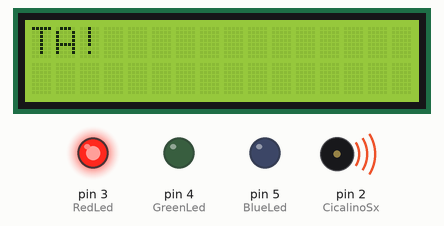
Recording of a sketch running on a simulated Arduino Uno, built with avr-gcc and run on an emulated ATmega328P. On the bench: 16×2 character LCD, output pins drawn as LEDs (lit = HIGH), buzzer (waves = sounding).

Above: at 5.01 s.
At 15.93 s:
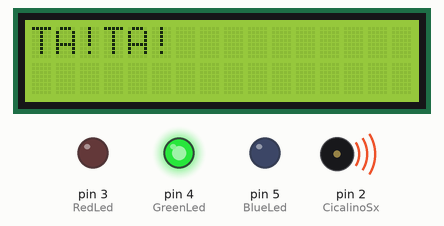
At 19.71 s:
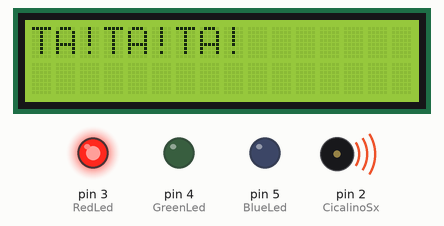
At 25.58 s:
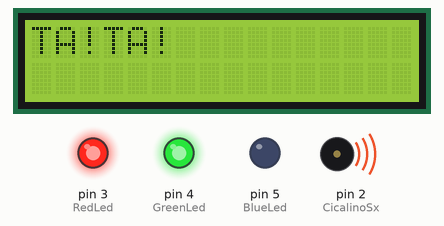
At 33.65 s:
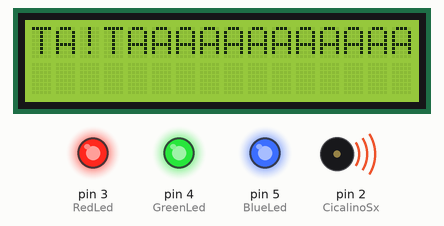
At 38.5 s:
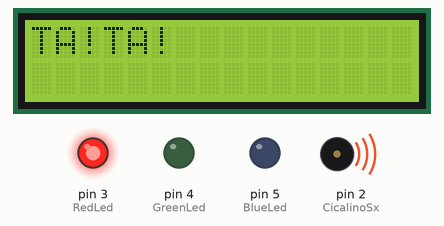
Timing chart, 0 to 40.0 s (numbered marks = the images above):
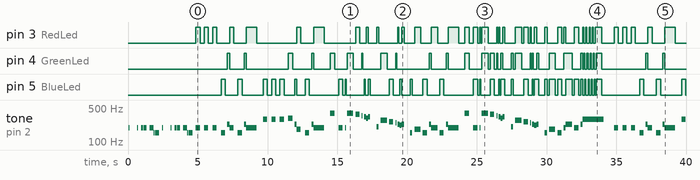

The sketch:

Buzzing-Imperial-March.ino
```cpp
#include <LiquidCrystal.h>
LiquidCrystal lcd(7, 8, 9, 10, 11 , 12);

float C3 = 130.81,
      Cd3 = 138.59,
      D3 = 146.83,
      Dd3 = 155.56,
      E3 = 164.81,
      F3 = 174.61,
      Fd3 = 185.00,
      G3 = 196.00,
      Gd3 = 207.65,
      a3 = 220,
      Ad3 = 233.08,
      B3 = 246.94,
      C4 = 261.63,
      Cd4 = 277.18,
      D4 = 293.66,
      Dd4 = 311.13,
      E4 = 329.63,
      F4 = 349.23,
      Fd4 = 369.99,
      G4 = 392.00,
      Gd4 = 415.30,
      a4 = 440.00,
      Ad4 = 466.16,
      B4 = 493.88,
      C5 = 523.25,
      Cd5 = 554.37,
      Dd5 = 622.25,
      E5 = 659.26,
      F5 = 698.46,
      Fd5 = 739.99,
      G5 = 783.99;

int CicalinoSx = 2, RedLed = 3, GreenLed = 4, BlueLed = 5, timer = 1;
float qmm = 37.5, qm = 75, q1 = 150, q2 = 300, q3 = 450, q4 = 600, q5 = 750, q6 = 900, q7 = 1050, q8 = 1200, q10 = 1500, q12 = 1800;

void setup() {
  lcd.begin(16, 2);

  pinMode(CicalinoSx, OUTPUT); //CicalinoSx

  pinMode(RedLed, OUTPUT); //RedLed
  pinMode(GreenLed, OUTPUT); //GreenLed
  pinMode(BlueLed, OUTPUT); //BlueLed
}


void loop() {
  if(timer == 1) {
    for(int i=0; i<2; i++) {
      tone(CicalinoSx, G3, qmm);
      delay(q4);

      tone(CicalinoSx, G3, qmm);
      delay(q2);

      tone(CicalinoSx, G3, qmm);
      delay(qm);
      tone(CicalinoSx, G3, qmm);
      delay(qm);
      tone(CicalinoSx, G3, qmm);
      delay(qm);
      tone(CicalinoSx, G3, qmm);
      delay(qm);

      tone(CicalinoSx, G3, qmm);
      delay(q2);

      tone(CicalinoSx, G3, qmm);
      delay(qm);
      tone(CicalinoSx, G3, qmm);
      delay(qm);
      tone(CicalinoSx, G3, qmm);
      delay(qm);
      tone(CicalinoSx, G3, qmm);
      delay(qm);

      tone(CicalinoSx, Dd3, qmm);
      delay(qm);
      tone(CicalinoSx, Dd3, qmm);
      delay(qm);
      tone(CicalinoSx, Dd3, qmm);
      delay(qm);
      tone(CicalinoSx, Dd3, qmm);
      delay(qm);
      tone(CicalinoSx, Dd3, qmm);
      delay(q2);
      }
      timer++;
  }

  lcd.setCursor(0, 0);

  tone(CicalinoSx, G3, q2);
  digitalWrite(RedLed, HIGH);   lcd.print("TA!");
  delay(q2);
  digitalWrite(RedLed, LOW);   lcd.clear();
  lcd.clear();
  delay(q2);

  tone(CicalinoSx, G3, q2);
  digitalWrite(RedLed, HIGH);   lcd.print("TA!");
  delay(q2);
  digitalWrite(RedLed, LOW);   lcd.clear();
  lcd.clear();
  delay(q2);

  tone(CicalinoSx, G3, q2);
  digitalWrite(RedLed, HIGH);   lcd.print("TA!");
  delay(q2);
  digitalWrite(RedLed, LOW);   lcd.clear();
  delay(q2);

  tone(CicalinoSx, Dd3, q2);
  digitalWrite(BlueLed, HIGH);   lcd.print("TA!");
  delay(q2);
  digitalWrite(BlueLed, LOW);   lcd.clear();
  delay(q1);

  tone(CicalinoSx, Ad3, q1);
  digitalWrite(GreenLed, HIGH);   lcd.print("TA!");
  delay(q1);
  digitalWrite(GreenLed, LOW);

  tone(CicalinoSx, G3, q2);
  digitalWrite(RedLed, HIGH);   lcd.print("TA!");
  delay(q2);
  digitalWrite(RedLed, LOW);   lcd.clear();
  delay(q2);

  tone(CicalinoSx, Dd3, q2);
  digitalWrite(BlueLed, HIGH);   lcd.print("TA!");
  delay(q2);
  digitalWrite(BlueLed, LOW);   lcd.clear();
  delay(q1);

  tone(CicalinoSx, Ad3, q1);
  digitalWrite(GreenLed, HIGH);   lcd.print("TA!");
  delay(q1);
  digitalWrite(GreenLed, LOW);

  tone(CicalinoSx, G3, q5);
  digitalWrite(RedLed, HIGH);   lcd.print("TA!");
  delay(q5);
  digitalWrite(RedLed, LOW);   lcd.clear();
  delay(q3);

  tone(CicalinoSx, D4, q2);
  digitalWrite(BlueLed, HIGH);   lcd.print("TA!");
  delay(q2);
  digitalWrite(BlueLed, LOW);   lcd.clear();
  delay(q2);

  tone(CicalinoSx, D4, q2);
  digitalWrite(BlueLed, HIGH);   lcd.print("TA!");
  delay(q2);
  digitalWrite(BlueLed, LOW);   lcd.clear();
  delay(q2);

  tone(CicalinoSx, D4, q2);
  digitalWrite(BlueLed, HIGH);   lcd.print("TA!");
  delay(q2);
  digitalWrite(BlueLed, LOW);   lcd.clear();
  delay(q2);

  tone(CicalinoSx, Dd4, q2);
  digitalWrite(GreenLed, HIGH);   lcd.print("TA!");
  delay(q2);
  digitalWrite(GreenLed, LOW);   lcd.clear();
  delay(q1);

  tone(CicalinoSx, Ad3, q1);
  digitalWrite(BlueLed, HIGH);   lcd.print("TA!");
  delay(q1);
  digitalWrite(BlueLed, LOW);

  tone(CicalinoSx, Fd3, q2);
  digitalWrite(RedLed, HIGH);   lcd.print("TA!");
  delay(q2);
  digitalWrite(RedLed, LOW);   lcd.clear();
  delay(q2);

  tone(CicalinoSx, Dd3, q2);
  digitalWrite(BlueLed, HIGH);   lcd.print("TA!");
  delay(q2);
  digitalWrite(BlueLed, LOW);   lcd.clear();
  delay(q1);

  tone(CicalinoSx, Ad3, q1);
  digitalWrite(GreenLed, HIGH);   lcd.print("TA!");
  delay(q1);
  digitalWrite(GreenLed, LOW);

  tone(CicalinoSx, G3, q5);
  digitalWrite(RedLed, HIGH);   lcd.print("TA!");
  delay(q5);
  digitalWrite(RedLed, LOW);   lcd.clear();
  delay(q3);

  tone(CicalinoSx, G4, q2);
  digitalWrite(GreenLed, HIGH);   lcd.print("TA!");
  delay(q2);
  digitalWrite(GreenLed, LOW);   lcd.clear();
  delay(q2);

  tone(CicalinoSx, G3, q2);
  digitalWrite(BlueLed, HIGH);   lcd.print("TA!");
  delay(q2);
  digitalWrite(BlueLed, LOW);   lcd.clear();
  delay(q1);

  tone(CicalinoSx, G3, qm);
  digitalWrite(BlueLed, HIGH);   lcd.print("TA!");
  delay(qm);
  digitalWrite(BlueLed, LOW);
  delay(qm);

  tone(CicalinoSx, G4, q3);
  digitalWrite(GreenLed, HIGH);   lcd.print("TA!");
  delay(q3);
  digitalWrite(GreenLed, LOW);   lcd.clear();
  delay(q1);

  tone(CicalinoSx, Fd4, q2);
  digitalWrite(RedLed, HIGH);   lcd.print("TA!");
  delay(q2);
  digitalWrite(RedLed, LOW);   lcd.clear();
  delay(q1);

  tone(CicalinoSx, F4, qm);
  digitalWrite(GreenLed, HIGH);   lcd.print("TA!");
  delay(qm);
  digitalWrite(GreenLed, LOW);   lcd.clear();
  delay(qm);

  tone(CicalinoSx, E4, q1);
  digitalWrite(BlueLed, HIGH);   lcd.print("TA!");
  delay(qm);
  digitalWrite(BlueLed, LOW);
  delay(qm);

  tone(CicalinoSx, Dd4, q1);
  digitalWrite(RedLed, HIGH);   lcd.print("TA!");
  delay(q1);
  digitalWrite(RedLed, LOW);

  tone(CicalinoSx, E4, q1);
  digitalWrite(BlueLed, HIGH);   lcd.print("TA!");
  delay(q1);
  digitalWrite(BlueLed, LOW);   lcd.clear();
  delay(q3);

  tone(CicalinoSx, Gd3, q1);
  digitalWrite(RedLed, HIGH);   lcd.print("TA!");
  delay(q1);
  digitalWrite(RedLed, LOW);   lcd.clear();
  delay(q1);

  tone(CicalinoSx, Cd4, q3);
  digitalWrite(GreenLed, HIGH);   lcd.print("TA!");
  delay(q3);
  digitalWrite(GreenLed, LOW);   lcd.clear();
  delay(q1);

  tone(CicalinoSx, C4, q2);
  digitalWrite(BlueLed, HIGH);   lcd.print("TA!");
  delay(q2);
  digitalWrite(BlueLed, LOW);   lcd.clear();
  delay(q1);

  tone(CicalinoSx, B3, qm);
  digitalWrite(GreenLed, HIGH);   lcd.print("TA!");
  delay(qm);
  digitalWrite(GreenLed, LOW);   lcd.clear();
  delay(qm);

  tone(CicalinoSx, Ad3, q1);
  digitalWrite(RedLed, HIGH);   lcd.print("TA!");
  delay(qm);
  digitalWrite(RedLed, LOW);
  delay(qm);

  tone(CicalinoSx, a3, q1);
  digitalWrite(BlueLed, HIGH);   lcd.print("TA!");
  delay(q1);
  digitalWrite(BlueLed, LOW);

  tone(CicalinoSx, Ad3, q1);
  digitalWrite(RedLed, HIGH);   lcd.print("TA!");
  delay(q1);
  digitalWrite(RedLed, LOW);   lcd.clear();
  delay(q3);

  tone(CicalinoSx, Dd3, q1);
  digitalWrite(BlueLed, HIGH);   lcd.print("TA!");
  delay(q1);
  digitalWrite(BlueLed, LOW);   lcd.clear();
  delay(q1);

  tone(CicalinoSx, Fd3, q3);
  digitalWrite(RedLed, HIGH);   lcd.print("TA!");
  delay(q3);
  digitalWrite(RedLed, LOW);   lcd.clear();
  delay(q1);

  tone(CicalinoSx, Dd3, q2);
  digitalWrite(BlueLed, HIGH);   lcd.print("TA!");
  delay(q2);
  digitalWrite(BlueLed, LOW);   lcd.clear();
  delay(q1);

  tone(CicalinoSx, Ad3, q1);
  digitalWrite(GreenLed, HIGH);   lcd.print("TA!");
  delay(q1);
  digitalWrite(GreenLed, LOW);

  tone(CicalinoSx, G3, q3);
  digitalWrite(RedLed, HIGH);   lcd.print("TA!");
  delay(q3);
  digitalWrite(RedLed, LOW);   lcd.clear();
  delay(q1);

  tone(CicalinoSx, Dd3, q2);
  digitalWrite(BlueLed, HIGH);   lcd.print("TA!");
  delay(q2);
  digitalWrite(BlueLed, LOW);   lcd.clear();
  delay(q1);

  tone(CicalinoSx, Ad3, q1);
  digitalWrite(GreenLed, HIGH);   lcd.print("TA!");
  delay(q1);
  digitalWrite(GreenLed, LOW);

  tone(CicalinoSx, G3, q5);
  digitalWrite(RedLed, HIGH);   lcd.print("TA!");
  delay(q5);
  digitalWrite(RedLed, LOW);   lcd.clear();
  delay(q3);


/////////////////////////////////////////////


  tone(CicalinoSx, G4, q2);
  digitalWrite(GreenLed, HIGH);   lcd.print("TA!");
  digitalWrite(RedLed, HIGH);
  delay(q2);
  digitalWrite(GreenLed, LOW);   lcd.clear();
  digitalWrite(RedLed, LOW);
  delay(q2);

  tone(CicalinoSx, G3, q2);
  digitalWrite(BlueLed, HIGH);   lcd.print("TA!");
  digitalWrite(RedLed, HIGH);
  delay(q2);
  digitalWrite(BlueLed, LOW);   lcd.clear();
  digitalWrite(RedLed, LOW);
  delay(q1);


  tone(CicalinoSx, G3, qm);
  digitalWrite(BlueLed, HIGH);   lcd.print("TA!");
  digitalWrite(RedLed, HIGH);
  delay(qm);
  digitalWrite(BlueLed, LOW);
  digitalWrite(RedLed, LOW);
  delay(qm);


  tone(CicalinoSx, G4, q3);
  digitalWrite(GreenLed, HIGH);   lcd.print("TA!");
  digitalWrite(RedLed, HIGH);
  delay(q3);
  digitalWrite(GreenLed, LOW);   lcd.clear();
  digitalWrite(RedLed, LOW);
  delay(q1);


  tone(CicalinoSx, Fd4, q2);
  digitalWrite(BlueLed, HIGH);   lcd.print("TA!");
  digitalWrite(GreenLed, HIGH);
  delay(q2);
  digitalWrite(BlueLed, LOW);   lcd.clear();
  digitalWrite(GreenLed, LOW);
  delay(q1);


  tone(CicalinoSx, F4, qm);
  digitalWrite(GreenLed, HIGH);   lcd.print("TA!");
  digitalWrite(RedLed, HIGH);
  delay(qm);
  digitalWrite(GreenLed, LOW);   lcd.clear();
  digitalWrite(RedLed, LOW);
  delay(qm);


  tone(CicalinoSx, E4, q1);
  digitalWrite(BlueLed, HIGH);   lcd.print("TA!");
  digitalWrite(RedLed, HIGH);
  delay(qm);
  digitalWrite(BlueLed, LOW);
  digitalWrite(RedLed, LOW);
  delay(qm);


  tone(CicalinoSx, Dd4, q1);
  digitalWrite(BlueLed, HIGH);   lcd.print("TA!");
  digitalWrite(GreenLed, HIGH);
  delay(q1);
  digitalWrite(BlueLed, LOW);
  digitalWrite(GreenLed, LOW);


  tone(CicalinoSx, E4, q1);
  digitalWrite(BlueLed, HIGH);   lcd.print("TA!");
  digitalWrite(RedLed, HIGH);
  delay(q1);
  digitalWrite(BlueLed, LOW);   lcd.clear();
  digitalWrite(RedLed, LOW);
  delay(q3);


  tone(CicalinoSx, Gd3, q1);
  digitalWrite(BlueLed, HIGH);   lcd.print("TA!");
  digitalWrite(GreenLed, HIGH);
  delay(q1);
  digitalWrite(BlueLed, LOW);   lcd.clear();
  digitalWrite(GreenLed, LOW);
  delay(q1);


  tone(CicalinoSx, Cd4, q3);
  digitalWrite(GreenLed, HIGH);   lcd.print("TA!");
  digitalWrite(RedLed, HIGH);
  delay(q3);
  digitalWrite(GreenLed, LOW);   lcd.clear();
  digitalWrite(RedLed, LOW);
  delay(q1);


  tone(CicalinoSx, C4, q2);
  digitalWrite(BlueLed, HIGH);   lcd.print("TA!");
  digitalWrite(RedLed, HIGH);
  delay(q2);
  digitalWrite(BlueLed, LOW);   lcd.clear();
  digitalWrite(RedLed, LOW);
  delay(q1);


  tone(CicalinoSx, B3, qm);
  digitalWrite(GreenLed, HIGH);   lcd.print("TA!");
  digitalWrite(RedLed, HIGH);
  delay(qm);
  digitalWrite(GreenLed, LOW);   lcd.clear();
  digitalWrite(RedLed, LOW);
  delay(qm);


  tone(CicalinoSx, Ad3, q1);
  digitalWrite(BlueLed, HIGH);   lcd.print("TA!");
  digitalWrite(GreenLed, HIGH);
  delay(qm);
  digitalWrite(BlueLed, LOW);
  digitalWrite(GreenLed, LOW);
  delay(qm);


  tone(CicalinoSx, a3, q1);
  digitalWrite(BlueLed, HIGH);   lcd.print("TA!");
  digitalWrite(RedLed, HIGH);
  delay(q1);
  digitalWrite(BlueLed, LOW);
  digitalWrite(RedLed, LOW);


  tone(CicalinoSx, Ad3, q1);
  digitalWrite(BlueLed, HIGH);   lcd.print("TA!");
  digitalWrite(GreenLed, HIGH);
  delay(q1);
  digitalWrite(BlueLed, LOW);   lcd.clear();
  digitalWrite(GreenLed, LOW);
  delay(q3);


  tone(CicalinoSx, Dd3, q1);
  digitalWrite(BlueLed, HIGH);   lcd.print("TA!");
  digitalWrite(RedLed, HIGH);
  delay(q1);
  digitalWrite(BlueLed, LOW);   lcd.clear();
  digitalWrite(RedLed, LOW);
  delay(q1);


  tone(CicalinoSx, Fd3, q3);
  digitalWrite(BlueLed, HIGH);   lcd.print("TA!");
  digitalWrite(GreenLed, HIGH);
  delay(q3);
  digitalWrite(BlueLed, LOW);   lcd.clear();
  digitalWrite(GreenLed, LOW);
  delay(q1);


  tone(CicalinoSx, Dd3, q2);
  digitalWrite(BlueLed, HIGH);   lcd.print("TA!");
  digitalWrite(RedLed, HIGH);
  delay(q2);
  digitalWrite(BlueLed, LOW);   lcd.clear();
  digitalWrite(RedLed, LOW);
  delay(q1);


  tone(CicalinoSx, G3, q1);
  digitalWrite(GreenLed, HIGH);   lcd.print("TA!");
  digitalWrite(RedLed, HIGH);
  delay(q1);
  digitalWrite(GreenLed, LOW);
  digitalWrite(RedLed, LOW);


  tone(CicalinoSx, Ad3, q3);
  digitalWrite(BlueLed, HIGH);   lcd.print("TA!");
  digitalWrite(GreenLed, HIGH);
  delay(q3);
  digitalWrite(BlueLed, LOW);   lcd.clear();
  digitalWrite(GreenLed, LOW);
  delay(q1);


  tone(CicalinoSx, G3, q2);
  digitalWrite(BlueLed, HIGH);   lcd.print("TA!");
  digitalWrite(RedLed, HIGH);
  delay(q2);
  digitalWrite(BlueLed, LOW);   lcd.clear();
  digitalWrite(RedLed, LOW);
  delay(q1);


  tone(CicalinoSx, Ad3, q1);
  digitalWrite(BlueLed, HIGH);   lcd.print("TA!");
  digitalWrite(GreenLed, HIGH);
  delay(q1);
  digitalWrite(BlueLed, LOW);
  digitalWrite(GreenLed, LOW);


  tone(CicalinoSx, D4, q10);
  digitalWrite(RedLed, HIGH);   lcd.print("TA");
  delay(qm);   lcd.print("A");
  digitalWrite(RedLed, LOW);
  digitalWrite(GreenLed, HIGH);
  delay(qm);   lcd.print("A");
  digitalWrite(GreenLed, LOW);
  digitalWrite(BlueLed, HIGH);
  delay(qm);   lcd.print("A");
  digitalWrite(BlueLed, LOW);
  digitalWrite(RedLed, HIGH);
  delay(qm);   lcd.print("A");
  digitalWrite(RedLed, LOW);
  digitalWrite(GreenLed, HIGH);
  delay(qm);   lcd.print("A");
  digitalWrite(GreenLed, LOW);
  digitalWrite(BlueLed, HIGH);
  delay(qm);   lcd.print("A");
  digitalWrite(BlueLed, LOW);
  digitalWrite(RedLed, HIGH);
  delay(qm);   lcd.print("A");
  digitalWrite(RedLed, LOW);
  digitalWrite(GreenLed, HIGH);
  delay(qm);   lcd.print("A");
  digitalWrite(GreenLed, LOW);
  digitalWrite(BlueLed, HIGH);
  delay(qm);   lcd.print("A");
  digitalWrite(BlueLed, LOW);
  digitalWrite(RedLed, HIGH);
  delay(qm);   lcd.print("A"); //q5
  digitalWrite(RedLed, LOW);
  digitalWrite(GreenLed, HIGH);
  delay(qm);   lcd.print("A");
  digitalWrite(GreenLed, LOW);
  digitalWrite(BlueLed, HIGH);
  delay(qm);   lcd.print("A");
  digitalWrite(BlueLed, LOW);
  digitalWrite(RedLed, HIGH);
  delay(qm);   lcd.print("A");
  digitalWrite(BlueLed, HIGH);
  digitalWrite(GreenLed, HIGH);
  delay(qm);   lcd.print("A"); // 16a
  delay(qm);   lcd.setCursor(0, 1); lcd.print("A");
  delay(qm);   lcd.print("A");
  delay(qm);   lcd.print("A");
  delay(qm);   lcd.print("A");
  digitalWrite(BlueLed, LOW);   lcd.clear();
  digitalWrite(RedLed, LOW);
  digitalWrite(GreenLed, LOW);
  delay(q6);

}
```

Measured:
- by itself, pin 3 (RedLed): LOW → HIGH at 4.9 s, → LOW 0.30 s later, → HIGH 0.30 s later, → LOW 0.30 s later, … (80 changes in this stretch)
- by itself, pin 4 (GreenLed): LOW → HIGH at 7.1 s, → LOW 0.15 s later, → HIGH 1.1 s later, → LOW 0.15 s later, … (62 changes in this stretch)
- by itself, pin 5 (BlueLed): LOW → HIGH at 6.7 s, → LOW 0.30 s later, → HIGH 0.91 s later, → LOW 0.30 s later, … (78 changes in this stretch)
- by itself, tone on pin 2 (CicalinoSx): plays 196 Hz for 0.04 s, 196 Hz for 0.04 s, 196 Hz for 0.04 s, 196 Hz for 0.04 s, 196 Hz for 0.04 s, 196 Hz for 0.04 s … (108 notes in this stretch)
- what the display in image 1 shows lasts 0.5 s, from 15.7 s to 16.2 s
